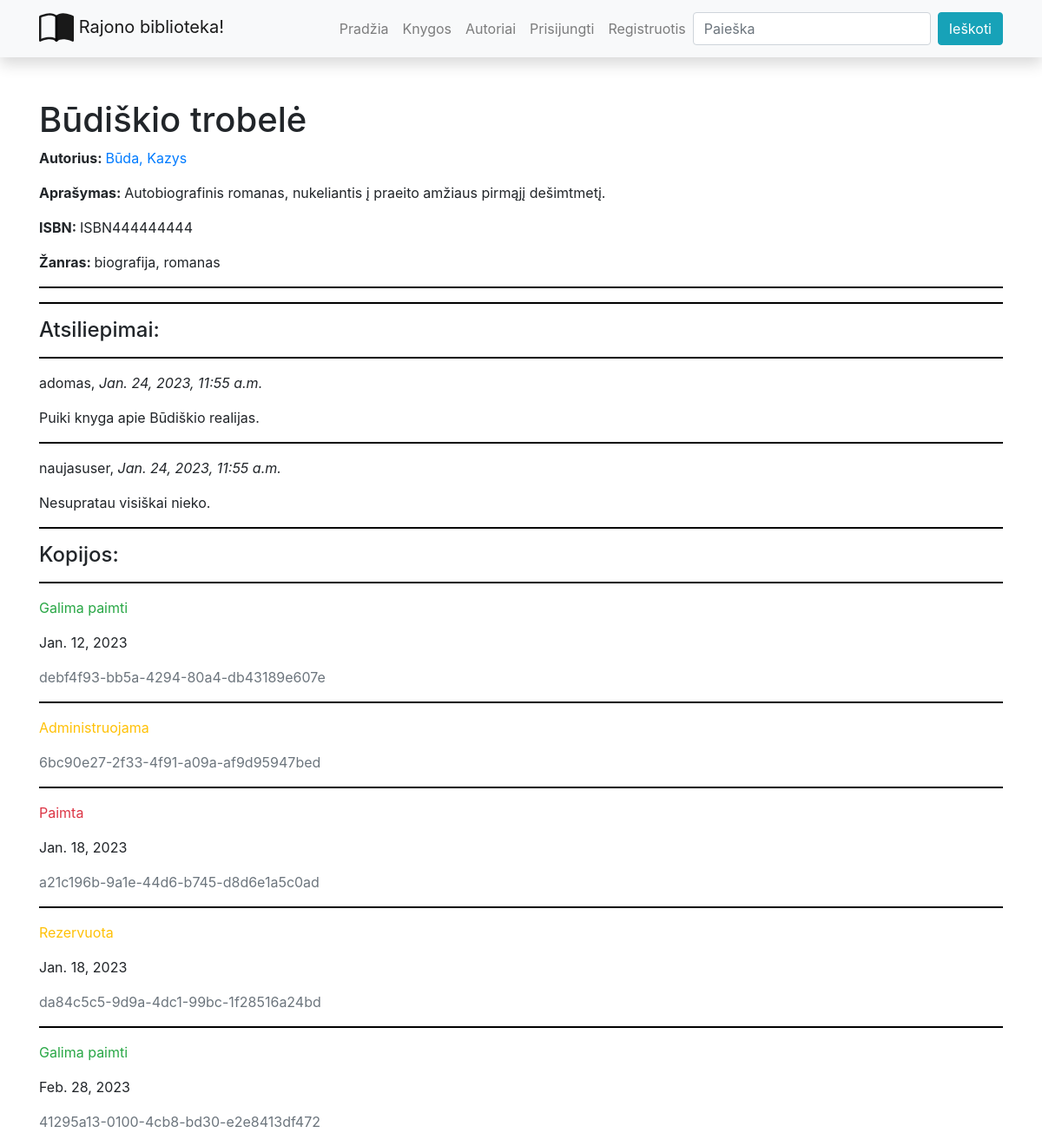
The page /library/books/1 on the database as committed earlier.
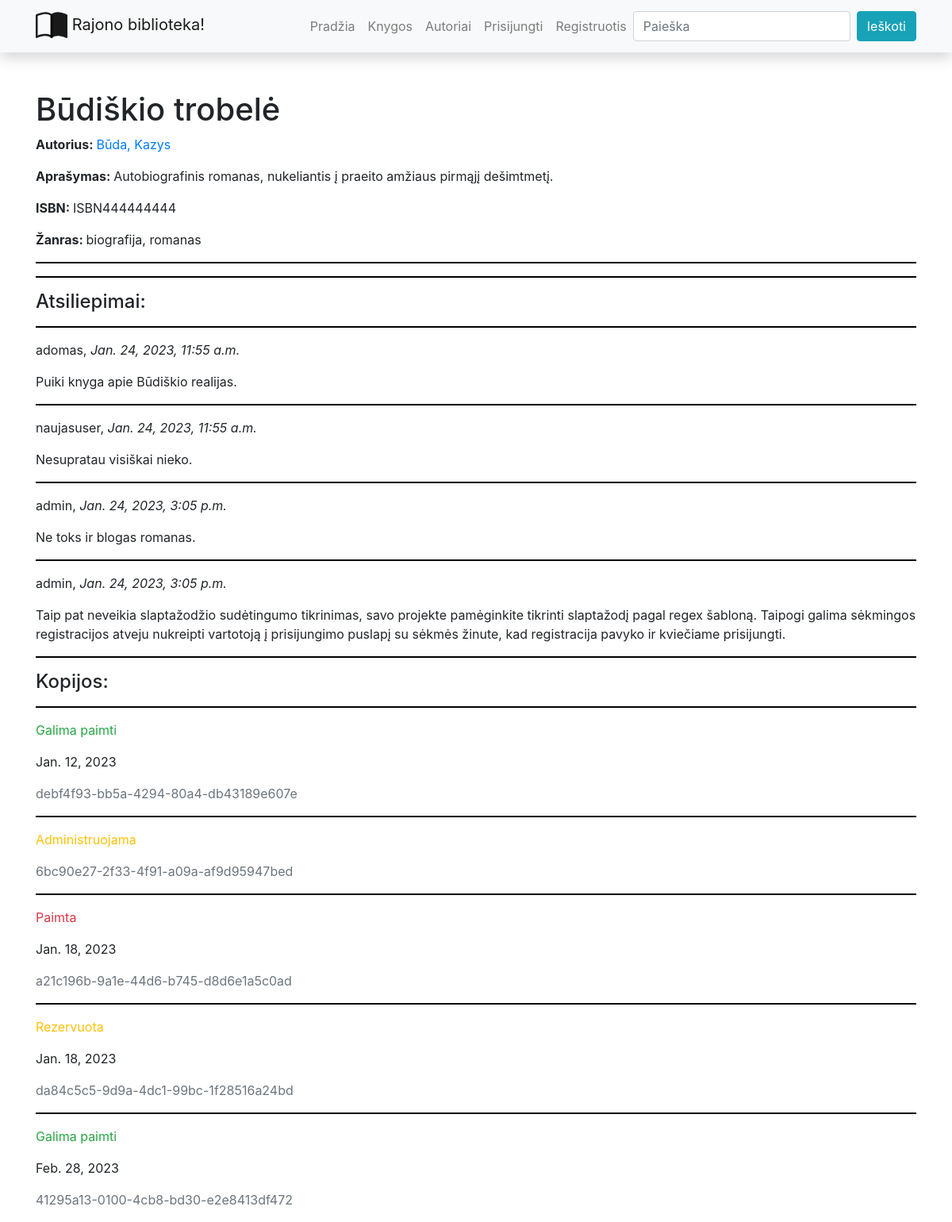
The same page on the database as committed later.
### library/models.py (models this page shows, shortened)
class BookReview(models.Model):
    book = models.ForeignKey('Book', on_delete=models.SET_NULL, null=True, blank=True)
    reviewer = models.ForeignKey(User, on_delete=models.SET_NULL, null=True, blank=True)
    date_created = models.DateTimeField(auto_now_add=True)
    content = models.TextField('Atsiliepimas', max_length=2000)

class BookInstance(models.Model):
    id = models.UUIDField(primary_key=True, default=uuid.uuid4, help_text='Unikalus knygos kopijos ID')
    book = models.ForeignKey('Book', on_delete=models.SET_NULL, null=True)
    due_back = models.DateField('Bus prieinama', null=True, blank=True)
    LOAN_STATUS = (
        ('a', 'Administruojama'),
        ('p', 'Paimta'),
        ('g', 'Galima paimti'),
        ('r', 'Rezervuota')
    )
    status = models.CharField(
        max_length=1,
        choices=LOAN_STATUS,
        blank=True,
        default='a',
        help_text='Status'
    )
    reader = models.ForeignKey(User, on_delete=models.SET_NULL, null=True, blank=True)
    class Meta:
        ordering = ['due_back']  # admin svetainės settingas, kaip rikiuojama

### library/views.py (the view, shortened to what this page needs)
# urls.py: path('books/<int:pk>', views.BookDetailView.as_view(), name='book-detail'),
class BookDetailView(FormMixin, generic.DetailView):
    model = Book  # šablonui autosukuriamas kintamas book
    template_name = 'book_detail_styled.html'
    form_class = BookReviewForm
    class Meta:
        ordering = ['title']

### library/forms.py
class BookReviewForm(forms.ModelForm):
    class Meta:
        model = BookReview
        fields = ('content', 'book', 'reviewer')
        widgets = {'book': forms.HiddenInput(), 'reviewer': forms.HiddenInput()}

### library/models.py (called while the page is built)
    def __str__(self):
        return self.name

    def __str__(self):
        return f'{self.last_name}, {self.first_name}'

### library/templates/book_detail_styled.html (shortened to what this page needs)
{% extends "base.html" %}
{% block content %}
<h1>{{ book.title }} </h1>
<p><strong>Autorius: </strong><a href="{% url 'author-detail' book.author.id %}">{{ book.author }}</a></p>
<p><strong>Aprašymas: </strong>{{ book.summary }} </p>
<p><strong>ISBN: </strong>{{ book.isbn }} </p>
<p><strong>Žanras: </strong>{{ book.genre.all|join:", " }}</p>
<hr>
<hr>
<h4>Atsiliepimai:</h4>
{% if book.bookreview_set.all %}
{% for book_review_obj in book.bookreview_set.all %}
<hr>
<p>{{ book_review_obj.reviewer }}, <em>{{ book_review_obj.date_created }}</em></p>
<p>{{ book_review_obj.content }}</p>
{% endfor %}
{% else %}
<p>Knyga neturi atsiliepimų</p>
{% endif %}
<hr>
<h4>Kopijos:</h4>
{% for book_inst_obj in book.bookinstance_set.all %}
<hr>
<p class="{% if book_inst_obj.status == 'g' %}text-success
{% elif book_inst_obj.status == 'p' %}text-danger
{% else %}text-warning
{% endif %}">{{ book_inst_obj.get_status_display }}</p>
{% if book_inst_obj.status != 'a' %}
<p>{{ book_inst_obj.due_back }}</p>
{% endif %}
<p class="text-muted">{{ book_inst_obj.id }}</p>
{% endfor %}
{% endblock %}

Rows that differ between the two databases and show on the page:
added BookReview: reviewer "admin", date_created "Jan. 24, 2023, 3:05 p.m.", content "Ne toks ir blogas romanas."
added BookReview: reviewer "admin", date_created "Jan. 24, 2023, 3:05 p.m.", content "Taip pat neveikia slaptažodžio sudėtingumo tikrinimas, savo projekte pamėginkite tikrinti slaptažodį pagal regex šabloną. Taipogi galima sėkmingos registracijos atveju nukreipti vartotoją į prisijungimo puslapį su sėkmės žinute, kad registracija pavyko ir kviečiame prisijungti."
